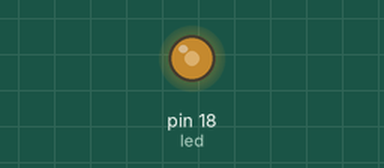
Recording of a sketch running on a simulated Arduino Uno, built with avr-gcc and run on an emulated ATmega328P. Parts: output pins drawn as LEDs (lit = HIGH). What the sketch prints to the serial monitor is not drawn.

Above: at 0.1 s.
Timing chart, 0 to 1.6 s (numbered marks = the images above):
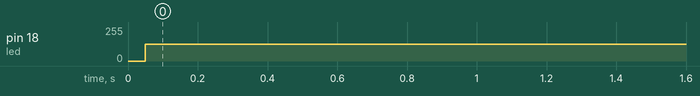

Measured:
- by itself, pin 18 (led): 0/255 → 127/255 at 0.05 s

The sketch:

first_timer_attempt.ino
```cpp
#include <TimerOne.h>

// This example uses the timer interrupt to blink an LED
// and also demonstrates how to share a variable between
// the interrupt and the main program.

//const int led = LED_BUILTIN;  // the pin with a LED
const int led = 18;

void setup(void)
{
  pinMode(led, OUTPUT);
  Timer1.initialize(2000);
  Timer1.attachInterrupt(blinkLED); // blinkLED to run every 0.15 seconds
  Serial.begin(115200);
  Serial.print("LED pin: ");
  Serial.println(LED_BUILTIN);
}


// The interrupt will blink the LED, and keep
// track of how many times it has blinked.
int ledState = LOW;
volatile unsigned long blinkCount = 0; // use volatile for shared variables

void blinkLED(void)
{
  if (ledState == LOW) {
    ledState = HIGH;
    blinkCount = blinkCount + 1;  // increase when LED turns on
  } else {
    ledState = LOW;
  }
  digitalWrite(led, ledState);
}


// The main program will print the blink count
// to the Arduino Serial Monitor
void loop(void)
{
  unsigned long blinkCopy;  // holds a copy of the blinkCount

  // to read a variable which the interrupt code writes, we
  // must temporarily disable interrupts, to be sure it will
  // not change while we are reading.  To minimize the time
  // with interrupts off, just quickly make a copy, and then
  // use the copy while allowing the interrupt to keep working.
  noInterrupts();
  blinkCopy = blinkCount;
  interrupts();

  Serial.print("blinkCount = ");
  Serial.println(blinkCopy);
  delay(100);
}
```
